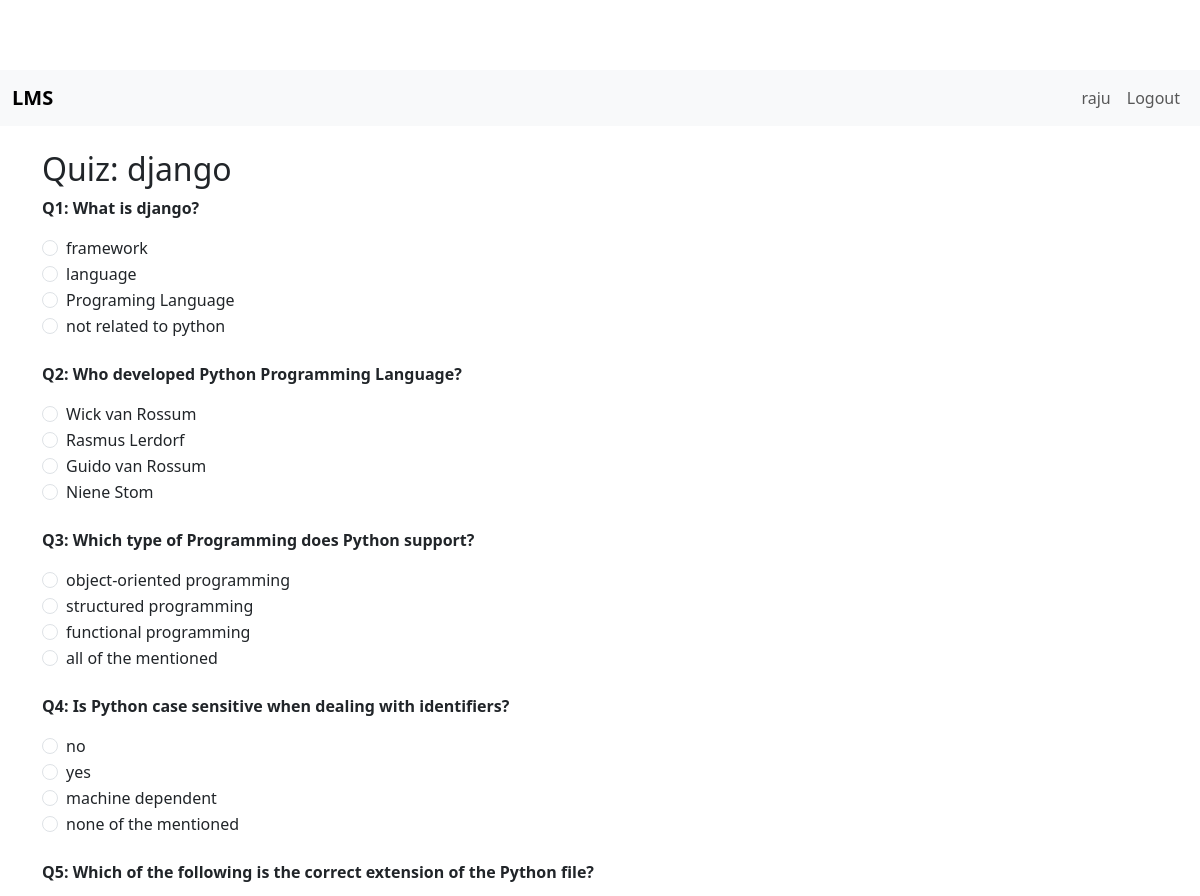
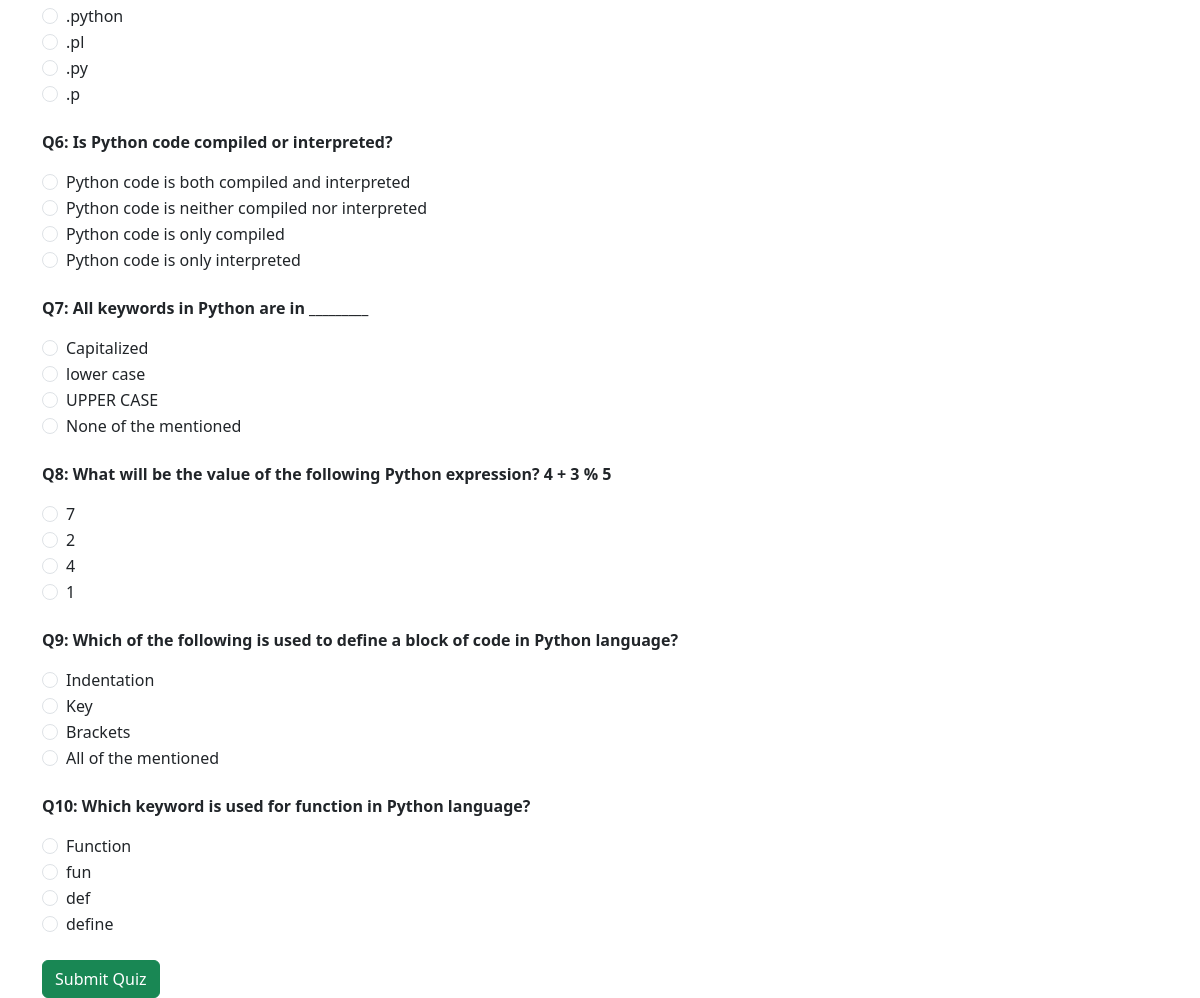
Screenshot of /student/course/1/start_quiz/ (signed in) with the database file from the repository (2 pictures, top to bottom).
### main/models.py (models this page shows, shortened)
class Quiz(models.Model):
    course = models.ForeignKey(Course, on_delete=models.CASCADE, related_name='quizzes')
    title = models.CharField(max_length=200)
    created_at = models.DateTimeField(auto_now_add=True)

class Question(models.Model):
    CORRECT_OPTION_CHOICES = (
        ('1', 'Option 1'),
        ('2', 'Option 2'),
        ('3', 'Option 3'),
        ('4', 'Option 4'),
    )
    quiz = models.ForeignKey(Quiz, on_delete=models.CASCADE, related_name='questions')
    question_text = models.TextField()
    option1 = models.CharField(max_length=100)
    option2 = models.CharField(max_length=100)
    option3 = models.CharField(max_length=100)
    option4 = models.CharField(max_length=100)
    correct_option = models.CharField(max_length=1, choices=CORRECT_OPTION_CHOICES)

### main/views.py (the view, shortened to what this page needs)
# urls.py: path('student/course/<int:course_id>/start_quiz/', views.start_quiz, name='start_quiz'),
@login_required
def start_quiz(request, course_id):
    if request.user.profile.user_type != 'student':
        messages.error(request, 'Access denied.')
        return redirect('home')
    course = get_object_or_404(Course, id=course_id)
    enrollment = Enrollment.objects.filter(course=course, student=request.user).first()
    if not enrollment:
        messages.error(request, 'You are not enrolled in this course.')
        return redirect('student_dashboard')
    quiz = Quiz.objects.filter(course=course).first()
    if not quiz:
        messages.error(request, 'No quiz available for this course.')
        return redirect('student_dashboard')
    questions = quiz.questions.all()
    return render(request, 'start_quiz.html', {'quiz': quiz, 'questions': questions})

### templates/start_quiz.html (shortened to what this page needs)
{% extends 'base.html' %}
{% block content %}
<h2>Quiz: {{ quiz.title }}</h2>
<form method="POST">
    {% for question in questions %}
        <div class="mb-4">
            <p><strong>Q{{ forloop.counter }}: {{ question.question_text }}</strong></p>
            <div class="form-check">
                <input class="form-check-input" type="radio" name="question_{{ question.id }}" id="q{{ question.id }}_1" value="1" required>
                <label class="form-check-label" for="q{{ question.id }}_1">
                    {{ question.option1 }}
                </label>
            </div>
            <div class="form-check">
                <input class="form-check-input" type="radio" name="question_{{ question.id }}" id="q{{ question.id }}_2" value="2">
                <label class="form-check-label" for="q{{ question.id }}_2">
                    {{ question.option2 }}
                </label>
            </div>
            <div class="form-check">
                <input class="form-check-input" type="radio" name="question_{{ question.id }}" id="q{{ question.id }}_3" value="3">
                <label class="form-check-label" for="q{{ question.id }}_3">
                    {{ question.option3 }}
                </label>
            </div>
            <div class="form-check">
                <input class="form-check-input" type="radio" name="question_{{ question.id }}" id="q{{ question.id }}_4" value="4">
                <label class="form-check-label" for="q{{ question.id }}_4">
                    {{ question.option4 }}
                </label>
            </div>
        </div>
    {% endfor %}
    <button type="submit" class="btn btn-success">Submit Quiz</button>
</form>
{% endblock %}

### templates/base.html (shortened to what this page needs)
{% load static %}
<!DOCTYPE html>
<html lang="en">
<head>
    <link href="https://cdn.jsdelivr.net/npm/bootstrap@5.3.0/dist/css/bootstrap.min.css" rel="stylesheet">
    <link rel="stylesheet" href="{% static 'css/style.css' %}">
</head>
<body>
    <nav class="navbar navbar-expand-lg navbar-light bg-light">
        <div class="container-fluid">
            <a class="navbar-brand" href="{% url 'home' %}">LMS</a>
            <div class="collapse navbar-collapse" id="navbarNav">
                <ul class="navbar-nav ms-auto">
                    {% if user.is_authenticated %}
                        <li class="nav-item">
                            <a class="nav-link" href="#">{{ user.username }}</a>
                        </li>
                        <li class="nav-item">
                            <a class="nav-link" href="{% url 'logout' %}">Logout</a>
                        </li>
                    {% endif %}
                </ul>
            </div>
        </div>
    </nav>
    <div class="container mt-4">
        {% block content %}
        {% endblock %}
    </div>
</body>
</html>

### static/css/style.css (style rules this page uses)
body { padding-top: 70px; }
.navbar-brand { font-weight: bold; }

### rows the page displays
Quiz: title "django"
Question: question_text "What is django?", option1 "framework", option2 "language", option3 "Programing Language", option4 "not related to python"
Question: question_text "Who developed Python Programming Language?", option1 "Wick van Rossum", option2 "Rasmus Lerdorf", option3 "Guido van Rossum", option4 "Niene Stom"
Question: question_text "Which type of Programming does Python support?", option1 "object-oriented programming", option2 "structured programming", option3 "functional programming", option4 "all of the mentioned"
Question: question_text "Is Python case sensitive when dealing with identifiers?", option1 "no", option2 "yes", option3 "machine dependent", option4 "none of the mentioned"
Question: question_text "Which of the following is the correct extension of the Python file?", option1 ".python", option2 ".pl", option3 ".py", option4 ".p"
Question: question_text "Is Python code compiled or interpreted?", option1 "Python code is both compiled and interpreted", option2 "Python code is neither compiled nor interpreted", option3 "Python code is only compiled", option4 "Python code is only interpreted"
Question: question_text "All keywords in Python are in _________", option1 "Capitalized", option2 "lower case", option3 "UPPER CASE", option4 "None of the mentioned"
Question: question_text "What will be the value of the following Python expression? 4 + 3 % 5", option1 "7", option2 "2", option3 "4", option4 "1"
Question: question_text "Which of the following is used to define a block of code in Python language?", option1 "Indentation", option2 "Key", option3 "Brackets", option4 "All of the mentioned"
Question: question_text "Which keyword is used for function in Python language?", option1 "Function", option2 "fun", option3 "def", option4 "define"

### other values shown
{{ user.username }} "raju"
